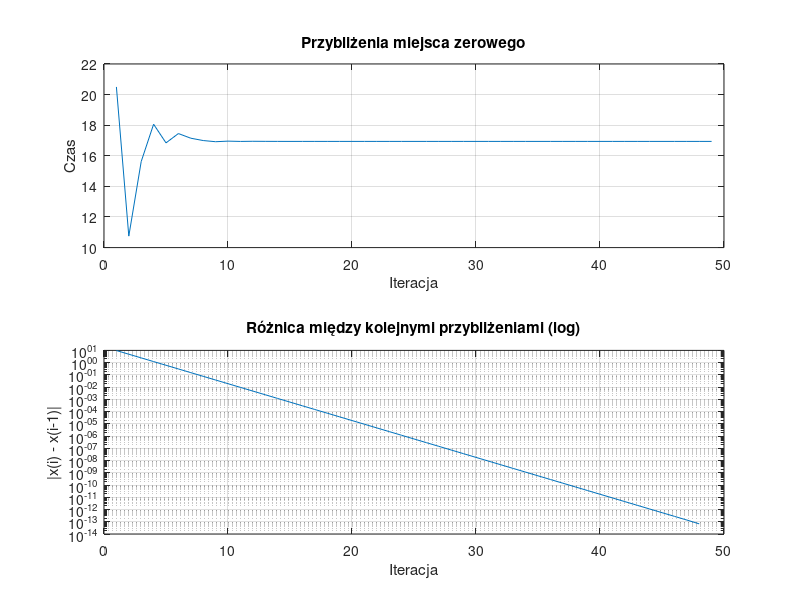

Source code (MATLAB):
function [xvec,xdif,xsolution,ysolution,iterations] = velocity_bisection()
% Wyznacza miejsce zerowe funkcji velocity_difference metodą bisekcji.
% xvec - wektor z kolejnymi przybliżeniami miejsca zerowego, gdzie xvec(1)= (a+b)/2
% xdif - wektor różnic kolejnych przybliżeń miejsca zerowego
%   xdif(i) = abs(xvec(i+1)-xvec(i));
% xsolution - obliczone miejsce zerowe
% ysolution - wartość funkcji velocity_difference wyznaczona dla t=xsolution
% iterations - liczba iteracji wykonana w celu wyznaczenia xsolution

a = 1; % lewa granica przedziału poszukiwań miejsca zerowego
b = 40; % prawa granica przedziału poszukiwań miejsca zerowego
ytolerance = 1e-12; % tolerancja wartości funkcji w przybliżonym miejscu zerowym.
% Warunek abs(f1(xsolution))<ytolerance określa jak blisko zera ma znaleźć
% się wartość funkcji w obliczonym miejscu zerowym funkcji f1(), aby obliczenia
% zostały zakończone.
max_iterations = 1000; % maksymalna liczba iteracji wykonana przez alg. bisekcji

fa = velocity_difference(a);
fb = velocity_difference(b);

xvec = [];
xdif = [];
xsolution = Inf;
ysolution = Inf;
iterations = max_iterations;

for ii=1:max_iterations
     c = (a+b)/2;
    xvec(ii,1) = c;
    if ii ~= 1
        xdif(ii) = abs(xvec(ii) - xvec(ii-1));
    end
    fc = velocity_difference(c);
    if(abs(fc)<ytolerance)
        xsolution = c;
        ysolution = fc;
        iterations = ii;
        break
    elseif fa*fc<0
        b=c;
        fb=fc;
    else
        a=c;
        fa=fc;
    end
end

    xdif = abs(diff(xvec));
    figure;

    subplot(2,1,1);
    plot(xvec, '-');
    title('Przybliżenia miejsca zerowego');
    xlabel('Iteracja');
    ylabel('Czas');
    grid on;

    subplot(2,1,2);
    semilogy(xdif, '-');
    title('Różnica między kolejnymi przybliżeniami (log)');
    xlabel('Iteracja');
    ylabel('|x(i) - x(i-1)|');
    grid on;
    saveas(gcf, 'zadanie5.png');
end


function velocity_delta = velocity_difference(t)
% Tutaj wklej definicję funkcji zdefiniowanej w zadaniu 4.
if t <= 0
    error('czas musi być większy od zera.');
end
u=2000;
m0=150000;
q=2700;
g=1.622
M=700;
vt=u*log(m0/(m0-q*t))-g*t;
velocity_delta = vt-M;


end